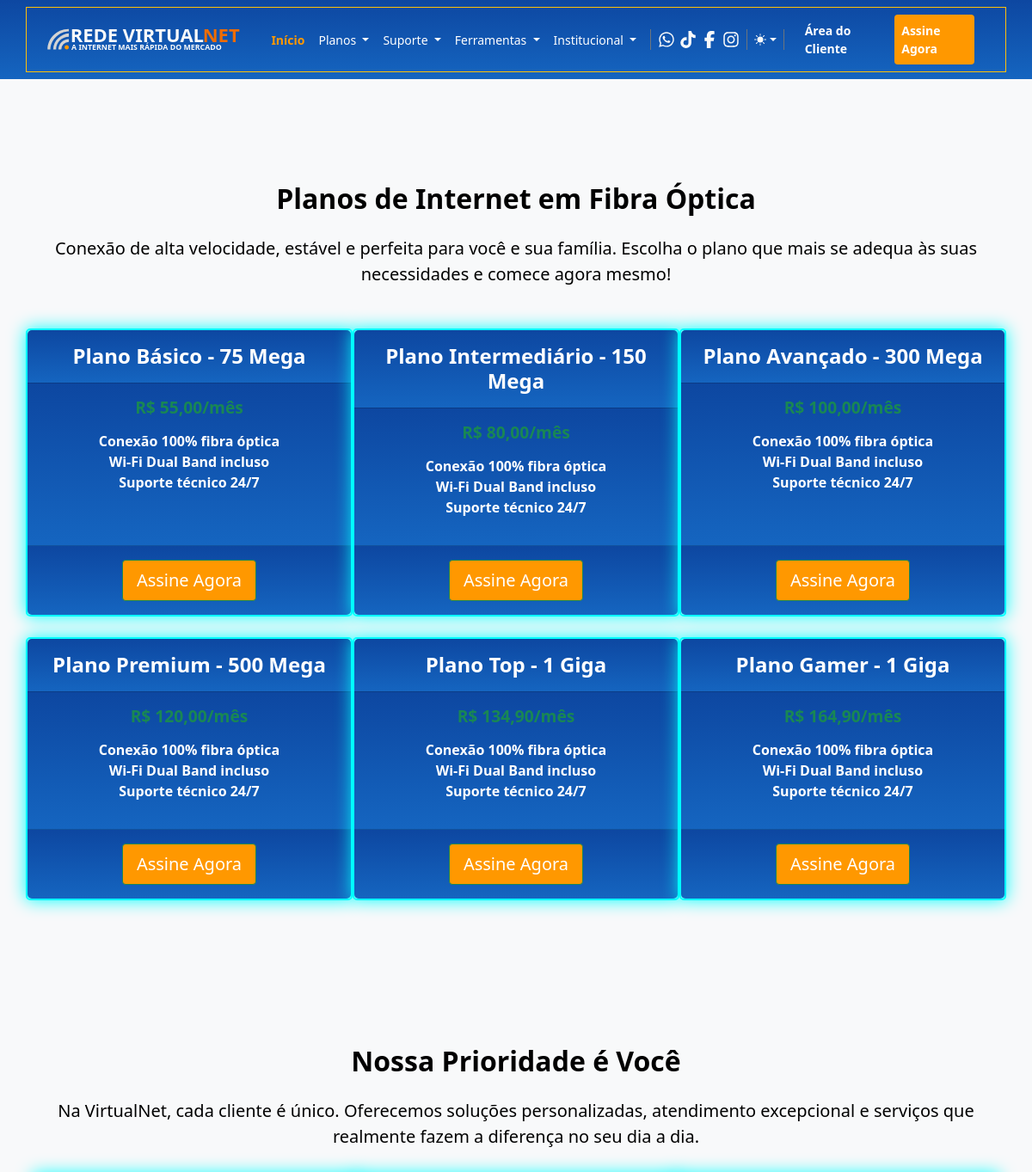
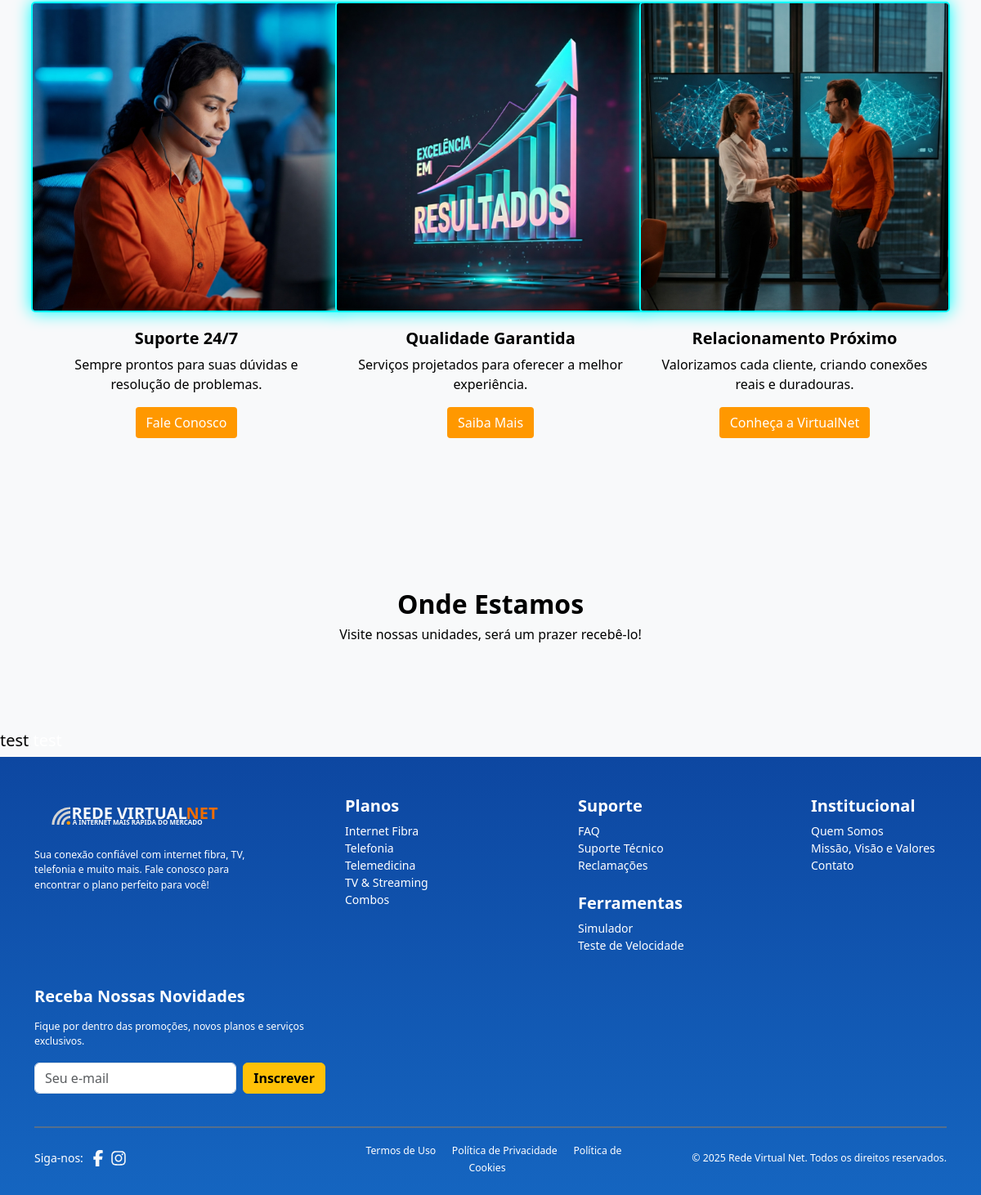
/planos/internet-fibra/, run on the app's committed database (2 pictures, top to bottom).
### core/models.py (models this page shows, shortened)
class Assinatura(models.Model):
    TIPO_CHOICES = [
        ('combos', 'Combos'),
        ('internet', 'Planos de Internet'),
        ('tv', 'TV por Assinatura'),
        ('streaming', 'Pacote de Streamings'),
        ('telefonia', 'Telefonia'),
        ('movel', 'Internet Móvel'),
        ('telemedicina', 'Telemedicina'),
        ('upgrades', 'Upgrades'),
    ]
    PAGINA_CHOICES = [(modal.id_modal, modal.title) for modal in Modal.objects.all()]
    tipo = models.CharField(max_length=50, choices=TIPO_CHOICES, default='combos')
    nome = models.CharField(max_length=100)
    ordem = models.PositiveIntegerField(default=1)
    preco = models.DecimalField(max_digits=8, decimal_places=2, null=True, blank=True)  # Campo de preço adicionado
    descricao1 = models.CharField(max_length=100, null=True, blank=True)  # Agora é CharField
    link1 = models.CharField(max_length=50, choices=PAGINA_CHOICES, default='🚧 Nenhum')
    descricao2 = models.CharField(max_length=100, null=True, blank=True)
    link2 = models.CharField(max_length=50, choices=PAGINA_CHOICES, default='🚧 Nenhum')
    descricao3 = models.CharField(max_length=100, null=True, blank=True)
    link3 = models.CharField(max_length=50, choices=PAGINA_CHOICES, default='🚧 Nenhum')
    descricao4 = models.CharField(max_length=100, null=True, blank=True)
    link4 = models.CharField(max_length=50, choices=PAGINA_CHOICES, default='🚧 Nenhum')
    descricao5 = models.CharField(max_length=100, null=True, blank=True)
    link5 = models.CharField(max_length=50, choices=PAGINA_CHOICES, default='🚧 Nenhum')
    descricao6 = models.CharField(max_length=100, null=True, blank=True)
    link6 = models.CharField(max_length=50, choices=PAGINA_CHOICES, default='🚧 Nenhum')
    descricao7 = models.CharField(max_length=100, null=True, blank=True)
    link7 = models.CharField(max_length=50, choices=PAGINA_CHOICES, default='🚧 Nenhum')
    descricao8 = models.CharField(max_length=100, null=True, blank=True)
    link8 = models.CharField(max_length=50, choices=PAGINA_CHOICES, default='🚧 Nenhum')
    descricao9 = models.CharField(max_length=100, null=True, blank=True)
    link9 = models.CharField(max_length=50, choices=PAGINA_CHOICES, default='🚧 Nenhum')
    descricao10 = models.CharField(max_length=100, null=True, blank=True)
    link10 = models.CharField(max_length=50, choices=PAGINA_CHOICES, default='🚧 Nenhum')
    ativo = models.BooleanField(default=True)
    data_criacao = models.DateTimeField(auto_now_add=True)
    ultima_atualizacao = models.DateTimeField(auto_now=True)

### core/views.py (the view)
# urls.py: path('planos/internet-fibra/', views.InternetFibraView.as_view(), name='internet_fibra'),
class InternetFibraView(TemplateView):
    template_name = 'internet_fibra.html'
    def get_context_data(self, **kwargs):
        context = super().get_context_data(**kwargs)
        context['assinaturas_fibra'] = Assinatura.objects.filter(tipo='internet')
        return context

### core/templates/internet_fibra.html (shortened to what this page needs)
{% extends 'base.html' %}
{% load static %}
{% load custom_filters %}
{% block content %}
    <section id="internet-fibra" class="container py-5 my-5" data-aos="fade-up" data-aos-delay="100">
        <h2 class="text-center fw-bold my-4 {{ text_animated }}">Planos de Internet em Fibra Óptica</h2>
        <p class="text-center lead mb-5">Conexão de alta velocidade, estável e perfeita para você e sua família. Escolha
            o plano que mais se adequa às suas necessidades e comece agora mesmo!</p>
        <div class="row g-4">
            {% for plano in assinaturas_fibra %}
                <article class="card text-center col-12 col-md-4 p-0" data-aos="fade-up" data-aos-delay="150">
                    <header class="card-header h4 bg-primary text-white fw-semibold p-3">{{ plano.nome }}</header>
                    <div class="card-body">
                        <h5 class="card-title text-success mb-3">R$ {{ plano.preco }}/mês</h5>
                        <ul class="list-unstyled fw-semibold fs-6 mb-3">
                            <li>Conexão 100% fibra óptica</li>
                            <li>Wi-Fi Dual Band incluso</li>
                            <li>Suporte técnico 24/7</li>
                        </ul>
                    </div>
                    <footer class="card-footer p-3">
                        <a class="btn btn-lg btn-success assine-agora" href="{% url 'assine_agora' %}"
                           aria-label="Assine agora {{ plano.nome }}">
                            Assine Agora
                        </a>
                    </footer>
                </article>
            {% endfor %}
        </div>
    </section>
    <section id="sobre-cliente" class="py-5 my-5" data-aos="fade-up" data-aos-delay="100">
        <div class="container p-4">
            <h2 class="text-center fw-bold mb-4 {{ text_animated }}">Nossa Prioridade é Você</h2>
            <p class="text-center fs-5 mb-4">Na VirtualNet, cada cliente é único. Oferecemos soluções personalizadas,
                atendimento excepcional e serviços que realmente fazem a diferença no seu dia a dia.</p>
            <div class="row text-center">
                <div class="col-md-4" data-aos="zoom-in" data-aos-delay="200">
                    <div class="d-flex flex-column align-items-center">
                        <img src="{% static 'img/atendimento/atendente.jpg' %}" alt="Atendente"
                             class="m-1 border-cyan" width="380"
                             loading="lazy">
                        <h5 class="mt-3 fw-bold {{ text_animated }}">Suporte 24/7</h5>
                        <p class="fs-6">Sempre prontos para suas dúvidas e resolução de problemas.</p>
                        <a href="{% url 'suporte_tecnico' %}" class="btn assine-agora mb-3">Fale Conosco</a>
                    </div>
                </div>
                <div class="col-md-4" data-aos="zoom-in" data-aos-delay="300">
                    <div class="d-flex flex-column align-items-center">
                        <img src="{% static 'img/atendimento/qualidade.jpg' %}" alt="Qualidade"
                             class="m-1 border-cyan" width="380"
                             loading="lazy">
                        <h5 class="mt-3 fw-bold {{ text_animated }}">Qualidade Garantida</h5>
                        <p class="fs-6">Serviços projetados para oferecer a melhor experiência.</p>
                        <a href="{% url 'suporte_tecnico' %}" class="btn assine-agora mb-3">Saiba Mais</a>
                    </div>
                </div>
                <div class="col-md-4" data-aos="zoom-in" data-aos-delay="400">
                    <div class="d-flex flex-column align-items-center">
                        <img src="{% static 'img/atendimento/relacionamento.jpg' %}" alt="Relacionamento"
                             class="m-1 border-cyan"
                             width="380" loading="lazy">
                        <h5 class="mt-3 fw-bold {{ text_animated }}">Relacionamento Próximo</h5>
                        <p class="fs-6">Valorizamos cada cliente, criando conexões reais e duradouras.</p>
                        <a href="{% url 'suporte_tecnico' %}" class="btn assine-agora mb-3">Conheça a VirtualNet</a>
                    </div>
                </div>
            </div>
        </div>
    </section>
    <section class="py-5 my-5" id="localizacao" data-aos="fade-up" data-aos-delay="100">
        <div class="container">
            <div class="row mb-1">
                <div class="col-12 text-center">
                    <h2 class="fw-bold {{ text_animated }}">Onde Estamos</h2>
                    <h6>Visite nossas unidades, será um prazer recebê-lo!</h6>
                </div>
            </div>
        </div>
    </section>
    <h5 class="h5"> test
        <a href="#" class="link-custom" data-bs-toggle="modal" data-bs-target="#wifiTurboModal">test</a>
    </h5>
{% endblock %}

### data on the page
Assinatura: nome "Plano Básico - 75 Mega", preco "55,00"
Assinatura: nome "Plano Intermediário - 150 Mega", preco "80,00"
Assinatura: nome "Plano Avançado - 300 Mega", preco "100,00"
Assinatura: nome "Plano Premium - 500 Mega", preco "120,00"
Assinatura: nome "Plano Top - 1 Giga", preco "134,90"
Assinatura: nome "Plano Gamer - 1 Giga", preco "164,90"

### other printed values
{{ year|default:"2025" }} "2025"
